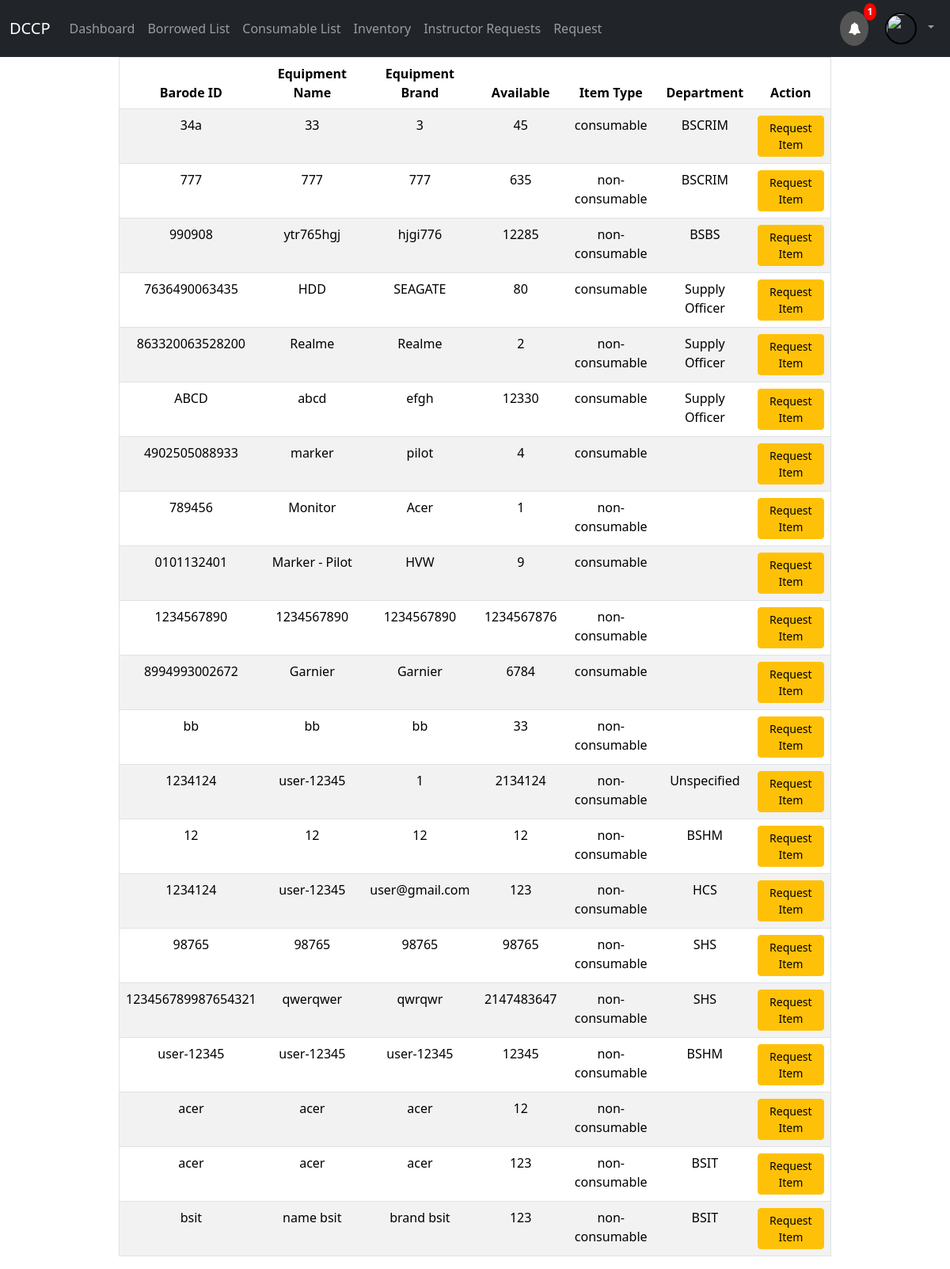
The page /request_index.php on the database its author committed.
### tables this page shows
CREATE TABLE `inventory` (
  `id` int(11) NOT NULL,
  `item_code` char(100) NOT NULL,
  `equipment_name` char(100) NOT NULL,
  `equipment_brand` char(100) NOT NULL,
  `equipment_model` char(100) NOT NULL,
  `quantity` int(11) NOT NULL,
  `item_type` text NOT NULL,
  `img` varchar(255) NOT NULL,
  `Locate` text NOT NULL
);

### request_index.php (the view, shortened to what this page needs)
<?php
include_once("config.php");
$name = $_SESSION['username'];
	$rs=mysqli_query($mysqli, "select * from inventory where quantity > 0");
?>
<!DOCTYPE html>
<html>
	<head>
	</head>
	<body>
		<link href="https://cdn.jsdelivr.net/npm/bootstrap@5.3.2/dist/css/bootstrap.min.css" rel="stylesheet">
		<?php include 'navigation_user.php'; ?>
		<table class="table table-striped w-75" border="1px" align="center">
			<thead >
				<tr align="center" >
					<th><b>Barode ID</b></th>
					<th><b>Equipment Name</b></th>
					<th><b>Equipment Brand</b></th>
					<th><b>Available</b></th>
					<th><b>Item Type</b></th>
                    <th><b>Department</b></th>
					<th colspan="2"><b>Action</b></th>
				</tr>
			</thead>
			<tbody>
<?php
while ($res = mysqli_fetch_array($rs)) {
    $rt = mysqli_query($mysqli, "SELECT * FROM request_to_ph WHERE id = " . $res['id']);
    if ($ret = mysqli_fetch_array($rt)) {
        if ($ret['rname'] == $name) {
            echo "<tr align='center'>";
            echo "<td>" . $res['item_code'] . "</td>";
            echo "<td>" . $res['equipment_name'] . "</td>";
            echo "<td>" . $res['equipment_brand'] . "</td>";
            echo "<td>" . $res['quantity'] . "</td>";
            echo "<td>" . $res['item_type'] . "</td>";
            echo "<td>" . $res['Locate'] . "</td>";
            echo "<td><a class='btn btn-sm btn-danger' href='request_item.php?id=" . $res['id'] . "&action=cancel'>Cancel Request</a></td>";
            echo "</tr>";
        }
    } else {
        echo "<tr align='center'>";
        echo "<td>" . $res['item_code'] . "</td>";
        echo "<td>" . $res['equipment_name'] . "</td>";
        echo "<td>" . $res['equipment_brand'] . "</td>";
        echo "<td>" . $res['quantity'] . "</td>";
        echo "<td>" . $res['item_type'] . "</td>";
        echo "<td>" . $res['Locate'] . "</td>";
        echo "<td><a class='btn btn-sm btn-warning' href='request_item_amout.php?id=" . $res['id'] . "&action=request&quantity=" . $res['quantity'] . "&user_type=user'>Request Item</a></td>";
        echo "</tr>";
    }
}
?>
			</tbody>
		</table>
	</body>
</html>

### request_index.php (style rules this page uses)
body { font-family: Arial, sans-serif; margin: 0; padding: 0; }

### rows shown on the page
inventory: item_code "34a", equipment_name "33", equipment_brand "3", quantity "45", item_type "consumable", Locate "BSCRIM"
inventory: item_code "777", equipment_name "777", equipment_brand "777", quantity "635", item_type "non-consumable", Locate "BSCRIM"
inventory: item_code "990908", equipment_name "ytr765hgj", equipment_brand "hjgi776", quantity "12285", item_type "non-consumable", Locate "BSBS"
inventory: item_code "7636490063435", equipment_name "HDD", equipment_brand "SEAGATE", quantity "80", item_type "consumable", Locate "Supply Officer"
inventory: item_code "863320063528200", equipment_name "Realme", equipment_brand "Realme", quantity "2", item_type "non-consumable", Locate "Supply Officer"
inventory: item_code "ABCD", equipment_name "abcd", equipment_brand "efgh", quantity "12330", item_type "consumable", Locate "Supply Officer"
inventory: item_code "4902505088933", equipment_name "marker", equipment_brand "pilot", quantity "4", item_type "consumable"
inventory: item_code "789456", equipment_name "Monitor", equipment_brand "Acer", quantity "1", item_type "non-consumable"
inventory: item_code "0101132401", equipment_name "Marker - Pilot", equipment_brand "HVW", quantity "9", item_type "consumable"
inventory: item_code "1234567890", equipment_name "1234567890", equipment_brand "1234567890", quantity "1234567876", item_type "non-consumable"
inventory: item_code "8994993002672", equipment_name "Garnier", equipment_brand "Garnier", quantity "6784", item_type "consumable"
inventory: item_code "bb", equipment_name "bb", equipment_brand "bb", quantity "33", item_type "non-consumable"
inventory: item_code "1234124", equipment_name "user-12345", equipment_brand "1", quantity "2134124", item_type "non-consumable", Locate "Unspecified"
inventory: item_code "12", equipment_name "12", equipment_brand "12", quantity "12", item_type "non-consumable", Locate "BSHM"
inventory: item_code "1234124", equipment_name "user-12345", equipment_brand "user@gmail.com", quantity "123", item_type "non-consumable", Locate "HCS"
inventory: item_code "98765", equipment_name "98765", equipment_brand "98765", quantity "98765", item_type "non-consumable", Locate "SHS"
inventory: item_code "123456789987654321", equipment_name "qwerqwer", equipment_brand "qwrqwr", quantity "2147483647", item_type "non-consumable", Locate "SHS"
inventory: item_code "user-12345", equipment_name "user-12345", equipment_brand "user-12345", quantity "12345", item_type "non-consumable", Locate "BSHM"
inventory: item_code "acer", equipment_name "acer", equipment_brand "acer", quantity "12", item_type "non-consumable"
inventory: item_code "acer", equipment_name "acer", equipment_brand "acer", quantity "123", item_type "non-consumable", Locate "BSIT"
inventory: item_code "bsit", equipment_name "name bsit", equipment_brand "brand bsit", quantity "123", item_type "non-consumable", Locate "BSIT"

### other values the page prints
$alerto "1"
